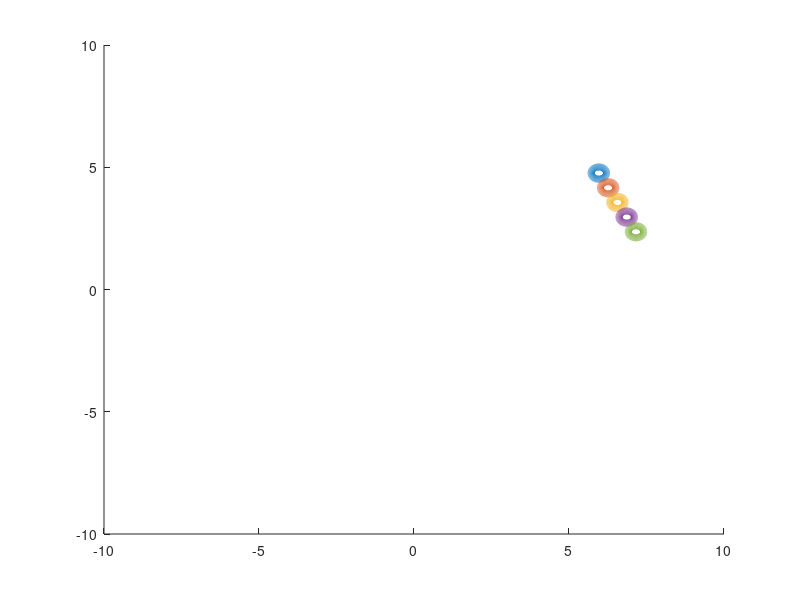

Recreate this plot in MATLAB.
clc;
function retval = caterpooly(start, velocity, limits, iter_num)
    x0 = start(1);
    y0 = start(2);
    r = 0.25;
    n = 5;
    x1 = limits(1);
    x2 = limits(2);
    y1 = limits(3);
    y2 = limits(4);
    x_k = linspace(1,n);
    y_k = linspace(1,n);
    step = 0.3;
    dx = ones(n, 1) * velocity(1) * step;
    dy = ones(n, 1) * velocity(2) * step;

    q = [];
    xlim([x1 x2])
    ylim([y1 y2])
    t = 0:0.01:2*pi;
    hold on;
    for i = 1:n
        q(i) = plot(r * cos(t) + x0, r * sin(t) + y0, 'linewidth', 5);
    endfor
    set(q(1), 'xdata', 12);
    refresh
    while iter_num-- > 0
        for i = 1:n-1
          x_k(i) = x_k(i+1);
          y_k(i) = y_k(i+1);
        end
        x_k(n) =  x_k(n) + dx(n);
        y_k(n) = y_k(n) + dy(n);
        if(x_k(n) + r > x2)||(x_k(n) - r < x1)
          dx(n) *= -1;
        end
        if(y_k(n) + r > y2)||(y_k(n) - r < y1)
          dy(n) *= -1;
        end
          for i = 1:n
        set(q(i), 'xdata', r * cos(0:0.01:2*pi) + x_k(i), 'ydata', r * sin(0:0.01:2*pi) + y_k(i));
        end
      drawnow;
    end
end

caterpooly([0, 0], [1, 2], [-10, 10, -10, 10], 2000)
